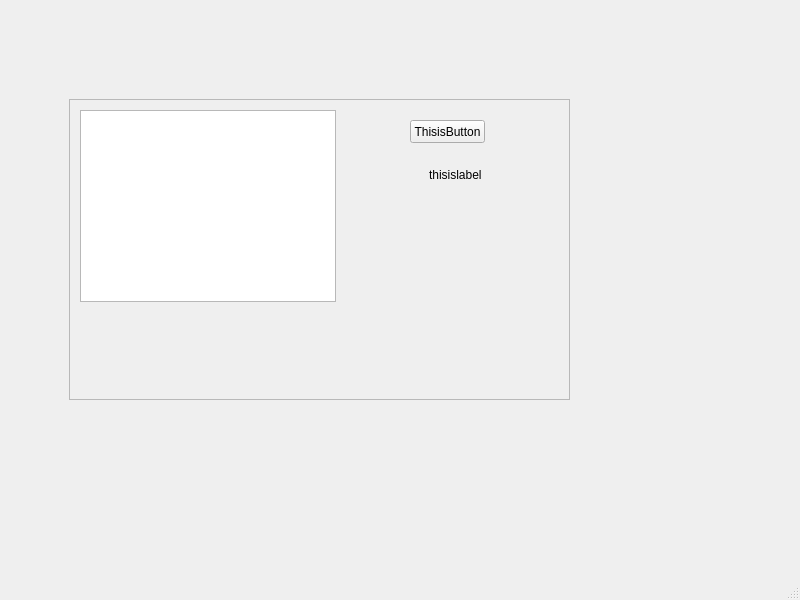
<?xml version="1.0" encoding="UTF-8"?>
<ui version="4.0">
 <class>MainWindow</class>
 <widget class="QMainWindow" name="MainWindow">
  <property name="geometry">
   <rect>
    <x>0</x>
    <y>0</y>
    <width>800</width>
    <height>600</height>
   </rect>
  </property>
  <property name="windowTitle">
   <string>MainWindow</string>
  </property>
  <widget class="QWidget" name="centralwidget">
   <widget class="QListView" name="listView">
    <property name="geometry">
     <rect>
      <x>80</x>
      <y>110</y>
      <width>256</width>
      <height>192</height>
     </rect>
    </property>
   </widget>
   <widget class="QPushButton" name="thisisButtn">
    <property name="geometry">
     <rect>
      <x>410</x>
      <y>120</y>
      <width>75</width>
      <height>23</height>
     </rect>
    </property>
    <property name="text">
     <string>ThisisButton</string>
    </property>
   </widget>
   <widget class="QFrame" name="thisisbuttn">
    <property name="geometry">
     <rect>
      <x>69</x>
      <y>99</y>
      <width>501</width>
      <height>301</height>
     </rect>
    </property>
    <property name="frameShape">
     <enum>QFrame::StyledPanel</enum>
    </property>
    <property name="frameShadow">
     <enum>QFrame::Raised</enum>
    </property>
    <widget class="QLabel" name="label">
     <property name="geometry">
      <rect>
       <x>360</x>
       <y>70</y>
       <width>56</width>
       <height>12</height>
      </rect>
     </property>
     <property name="text">
      <string>thisislabel</string>
     </property>
    </widget>
   </widget>
  </widget>
  <widget class="QMenuBar" name="menubar">
   <property name="geometry">
    <rect>
     <x>0</x>
     <y>0</y>
     <width>800</width>
     <height>21</height>
    </rect>
   </property>
  </widget>
  <widget class="QStatusBar" name="statusbar"/>
 </widget>
 <resources/>
 <connections/>
</ui>
